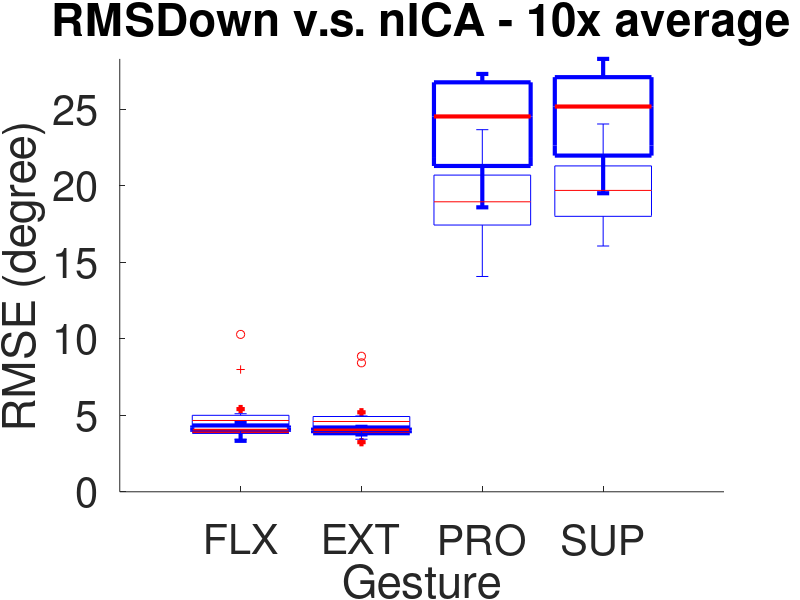

Write the MATLAB code that produced this figure.
close all; clear all;
mean_list = zeros(10, 4);


nica_data = load('./result/S2WA_23_nICA_1_10rd_data.mat');
nica_data = nica_data.all_RMS_list;

rmsdown_data = load('./result/S2WA_23_RMSDown_1_10rd_data.mat');
rmsdown_data = rmsdown_data.all_RMS_list;

%%%
for i = 1 : 10
s_idx = (i - 1) * 4 + 1;
data = rmsdown_data(:, s_idx:s_idx+3);

outlier_list = isoutlier(data, 'quartiles');
outlier_list = ~outlier_list;

for r = 1 : 4
    clean_data = data(outlier_list(:, r), r);
    mean_list(i, r) = mean(clean_data);
end
end

rmsdown_mean_list = mean_list;

%%%
for i = 1 : 10
s_idx = (i - 1) * 4 + 1;
data = nica_data(:, s_idx:s_idx+3);

outlier_list = isoutlier(data, 'quartiles');
outlier_list = ~outlier_list;

for r = 1 : 4
    clean_data = data(outlier_list(:, r), r);
    mean_list(i, r) = mean(clean_data);
end
end

nica_mean_list = mean_list;



%%
max_error = max(max(max(rmsdown_mean_list)), max(max(nica_mean_list)));

figure; hold on;
title('RMSDown v.s. nICA - 10x average');
boxplot(rmsdown_mean_list, 'Labels',{'FLX', 'EXT', 'PRO','SUP'});
set(findobj(gca, 'type', 'line'), 'linew', 3);

boxplot(nica_mean_list, 'Labels',{'FLX', 'EXT', 'PRO','SUP'});
set(gca,'fontsize', 30);
xlabel('Gesture'); ylabel('RMSE (degree)');
ylim([0 max_error]);


rmsdown_qt = quantile(rmsdown_mean_list, [0.25 0.5 0.75]);
fprintf('RMSDown: \t75th: \t\t');
fprintf('%f\t', rmsdown_qt(3, :));
fprintf('\nRMSDown: \tmedian: \t');
fprintf('%f\t', rmsdown_qt(2, :));
fprintf('\nRMSDown: \t25th: \t\t');
fprintf('%f\t', rmsdown_qt(1, :));

nICA_qt = quantile(nica_mean_list, [0.25 0.5 0.75]);
fprintf('\nnICA: \t\t75th: \t\t');
fprintf('%f\t', nICA_qt(3, :));
fprintf('\nnICA: \t\tmedian: \t');
fprintf('%f\t', nICA_qt(2, :));
fprintf('\nnICA: \t\t25th: \t\t');
fprintf('%f\t', nICA_qt(1, :));
fprintf('\n');
